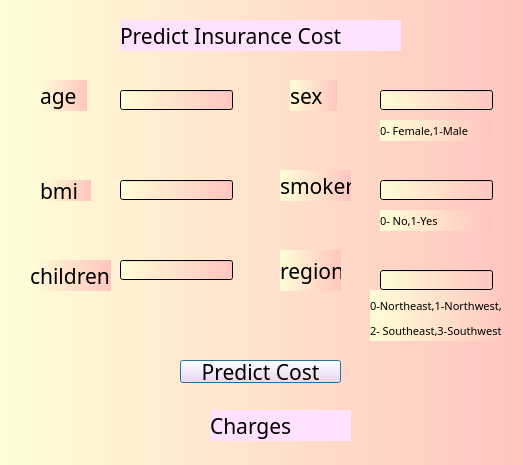
<?xml version="1.0" encoding="UTF-8"?>
<ui version="4.0">
 <class>Form</class>
 <widget class="QDialog" name="Form">
  <property name="geometry">
   <rect>
    <x>0</x>
    <y>0</y>
    <width>523</width>
    <height>465</height>
   </rect>
  </property>
  <property name="windowTitle">
   <string>Form</string>
  </property>
  <property name="styleSheet">
   <string notr="true">font: 16pt &quot;MV Boli&quot;;
background-color:qlineargradient(spread:repeat, x1:0, y1:0, x2:1, y2:0, stop:0 rgba(255, 254, 214, 255), stop:1 rgba(255, 197, 192, 255))</string>
  </property>
  <widget class="QLabel" name="age">
   <property name="geometry">
    <rect>
     <x>40</x>
     <y>80</y>
     <width>47</width>
     <height>31</height>
    </rect>
   </property>
   <property name="font">
    <font>
     <family>MV Boli</family>
     <pointsize>16</pointsize>
     <weight>50</weight>
     <italic>false</italic>
     <bold>false</bold>
    </font>
   </property>
   <property name="text">
    <string>age</string>
   </property>
  </widget>
  <widget class="QLabel" name="bmi">
   <property name="geometry">
    <rect>
     <x>40</x>
     <y>180</y>
     <width>51</width>
     <height>21</height>
    </rect>
   </property>
   <property name="font">
    <font>
     <family>MV Boli</family>
     <pointsize>16</pointsize>
     <weight>50</weight>
     <italic>false</italic>
     <bold>false</bold>
    </font>
   </property>
   <property name="text">
    <string>bmi</string>
   </property>
  </widget>
  <widget class="QLabel" name="children">
   <property name="geometry">
    <rect>
     <x>30</x>
     <y>260</y>
     <width>81</width>
     <height>31</height>
    </rect>
   </property>
   <property name="font">
    <font>
     <family>MV Boli</family>
     <pointsize>16</pointsize>
     <weight>50</weight>
     <italic>false</italic>
     <bold>false</bold>
    </font>
   </property>
   <property name="text">
    <string>children</string>
   </property>
  </widget>
  <widget class="QLabel" name="sex">
   <property name="geometry">
    <rect>
     <x>290</x>
     <y>80</y>
     <width>47</width>
     <height>31</height>
    </rect>
   </property>
   <property name="font">
    <font>
     <family>MV Boli</family>
     <pointsize>16</pointsize>
     <weight>50</weight>
     <italic>false</italic>
     <bold>false</bold>
    </font>
   </property>
   <property name="text">
    <string>sex</string>
   </property>
  </widget>
  <widget class="QLabel" name="smoker">
   <property name="geometry">
    <rect>
     <x>280</x>
     <y>170</y>
     <width>71</width>
     <height>31</height>
    </rect>
   </property>
   <property name="font">
    <font>
     <family>MV Boli</family>
     <pointsize>16</pointsize>
     <weight>50</weight>
     <italic>false</italic>
     <bold>false</bold>
    </font>
   </property>
   <property name="text">
    <string>smoker</string>
   </property>
  </widget>
  <widget class="QLabel" name="region">
   <property name="geometry">
    <rect>
     <x>280</x>
     <y>250</y>
     <width>61</width>
     <height>41</height>
    </rect>
   </property>
   <property name="font">
    <font>
     <family>MV Boli</family>
     <pointsize>16</pointsize>
     <weight>50</weight>
     <italic>false</italic>
     <bold>false</bold>
    </font>
   </property>
   <property name="text">
    <string>region</string>
   </property>
  </widget>
  <widget class="QLabel" name="label_7">
   <property name="geometry">
    <rect>
     <x>210</x>
     <y>410</y>
     <width>141</width>
     <height>31</height>
    </rect>
   </property>
   <property name="font">
    <font>
     <family>MV Boli</family>
     <pointsize>16</pointsize>
     <weight>50</weight>
     <italic>false</italic>
     <bold>false</bold>
    </font>
   </property>
   <property name="styleSheet">
    <string notr="true">background-color:rgb(255, 226, 255)</string>
   </property>
   <property name="text">
    <string>Charges</string>
   </property>
  </widget>
  <widget class="QLineEdit" name="inputage">
   <property name="geometry">
    <rect>
     <x>120</x>
     <y>90</y>
     <width>113</width>
     <height>20</height>
    </rect>
   </property>
   <property name="font">
    <font>
     <family>MV Boli</family>
     <pointsize>16</pointsize>
     <weight>50</weight>
     <italic>false</italic>
     <bold>false</bold>
    </font>
   </property>
  </widget>
  <widget class="QLineEdit" name="inputbmi">
   <property name="geometry">
    <rect>
     <x>120</x>
     <y>180</y>
     <width>113</width>
     <height>20</height>
    </rect>
   </property>
   <property name="font">
    <font>
     <family>MV Boli</family>
     <pointsize>16</pointsize>
     <weight>50</weight>
     <italic>false</italic>
     <bold>false</bold>
    </font>
   </property>
  </widget>
  <widget class="QLineEdit" name="inputchildren">
   <property name="geometry">
    <rect>
     <x>120</x>
     <y>260</y>
     <width>113</width>
     <height>20</height>
    </rect>
   </property>
   <property name="font">
    <font>
     <family>MV Boli</family>
     <pointsize>16</pointsize>
     <weight>50</weight>
     <italic>false</italic>
     <bold>false</bold>
    </font>
   </property>
  </widget>
  <widget class="QLineEdit" name="inputsex">
   <property name="geometry">
    <rect>
     <x>380</x>
     <y>90</y>
     <width>113</width>
     <height>20</height>
    </rect>
   </property>
   <property name="font">
    <font>
     <family>MV Boli</family>
     <pointsize>16</pointsize>
     <weight>50</weight>
     <italic>false</italic>
     <bold>false</bold>
    </font>
   </property>
  </widget>
  <widget class="QLineEdit" name="inputsmoker">
   <property name="geometry">
    <rect>
     <x>380</x>
     <y>180</y>
     <width>113</width>
     <height>20</height>
    </rect>
   </property>
   <property name="font">
    <font>
     <family>MV Boli</family>
     <pointsize>16</pointsize>
     <weight>50</weight>
     <italic>false</italic>
     <bold>false</bold>
    </font>
   </property>
  </widget>
  <widget class="QLineEdit" name="inputregion">
   <property name="geometry">
    <rect>
     <x>380</x>
     <y>270</y>
     <width>113</width>
     <height>20</height>
    </rect>
   </property>
   <property name="font">
    <font>
     <family>MV Boli</family>
     <pointsize>16</pointsize>
     <weight>50</weight>
     <italic>false</italic>
     <bold>false</bold>
    </font>
   </property>
  </widget>
  <widget class="QPushButton" name="pushButton">
   <property name="geometry">
    <rect>
     <x>180</x>
     <y>360</y>
     <width>161</width>
     <height>23</height>
    </rect>
   </property>
   <property name="font">
    <font>
     <family>MV Boli</family>
     <pointsize>16</pointsize>
     <weight>50</weight>
     <italic>false</italic>
     <bold>false</bold>
    </font>
   </property>
   <property name="styleSheet">
    <string notr="true">background-color:rgb(255, 219, 249)</string>
   </property>
   <property name="text">
    <string>Predict Cost</string>
   </property>
  </widget>
  <widget class="QLabel" name="label">
   <property name="geometry">
    <rect>
     <x>120</x>
     <y>20</y>
     <width>281</width>
     <height>31</height>
    </rect>
   </property>
   <property name="font">
    <font>
     <family>MV Boli</family>
     <pointsize>16</pointsize>
     <weight>50</weight>
     <italic>false</italic>
     <bold>false</bold>
    </font>
   </property>
   <property name="autoFillBackground">
    <bool>false</bool>
   </property>
   <property name="styleSheet">
    <string notr="true">background-color:rgb(255, 226, 253)</string>
   </property>
   <property name="text">
    <string>Predict Insurance Cost</string>
   </property>
  </widget>
  <widget class="QLabel" name="label_2">
   <property name="geometry">
    <rect>
     <x>380</x>
     <y>120</y>
     <width>111</width>
     <height>21</height>
    </rect>
   </property>
   <property name="font">
    <font>
     <family>MV Boli</family>
     <pointsize>8</pointsize>
     <weight>50</weight>
     <italic>false</italic>
     <bold>false</bold>
    </font>
   </property>
   <property name="styleSheet">
    <string notr="true">font:8pt</string>
   </property>
   <property name="text">
    <string>0- Female,1-Male</string>
   </property>
  </widget>
  <widget class="QLabel" name="label_3">
   <property name="geometry">
    <rect>
     <x>380</x>
     <y>210</y>
     <width>111</width>
     <height>21</height>
    </rect>
   </property>
   <property name="font">
    <font>
     <family>MV Boli</family>
     <pointsize>8</pointsize>
     <weight>50</weight>
     <italic>false</italic>
     <bold>false</bold>
    </font>
   </property>
   <property name="styleSheet">
    <string notr="true">font:8pt</string>
   </property>
   <property name="text">
    <string>0- No,1-Yes</string>
   </property>
  </widget>
  <widget class="QLabel" name="label_4">
   <property name="geometry">
    <rect>
     <x>370</x>
     <y>290</y>
     <width>141</width>
     <height>31</height>
    </rect>
   </property>
   <property name="font">
    <font>
     <family>MV Boli</family>
     <pointsize>8</pointsize>
     <weight>50</weight>
     <italic>false</italic>
     <bold>false</bold>
    </font>
   </property>
   <property name="styleSheet">
    <string notr="true">font:8pt</string>
   </property>
   <property name="text">
    <string>0-Northeast,1-Northwest,</string>
   </property>
  </widget>
  <widget class="QLabel" name="label_5">
   <property name="geometry">
    <rect>
     <x>370</x>
     <y>320</y>
     <width>141</width>
     <height>21</height>
    </rect>
   </property>
   <property name="font">
    <font>
     <family>MV Boli</family>
     <pointsize>8</pointsize>
     <weight>50</weight>
     <italic>false</italic>
     <bold>false</bold>
    </font>
   </property>
   <property name="styleSheet">
    <string notr="true">font:8pt</string>
   </property>
   <property name="text">
    <string>2- Southeast,3-Southwest</string>
   </property>
  </widget>
 </widget>
 <resources/>
 <connections/>
</ui>
